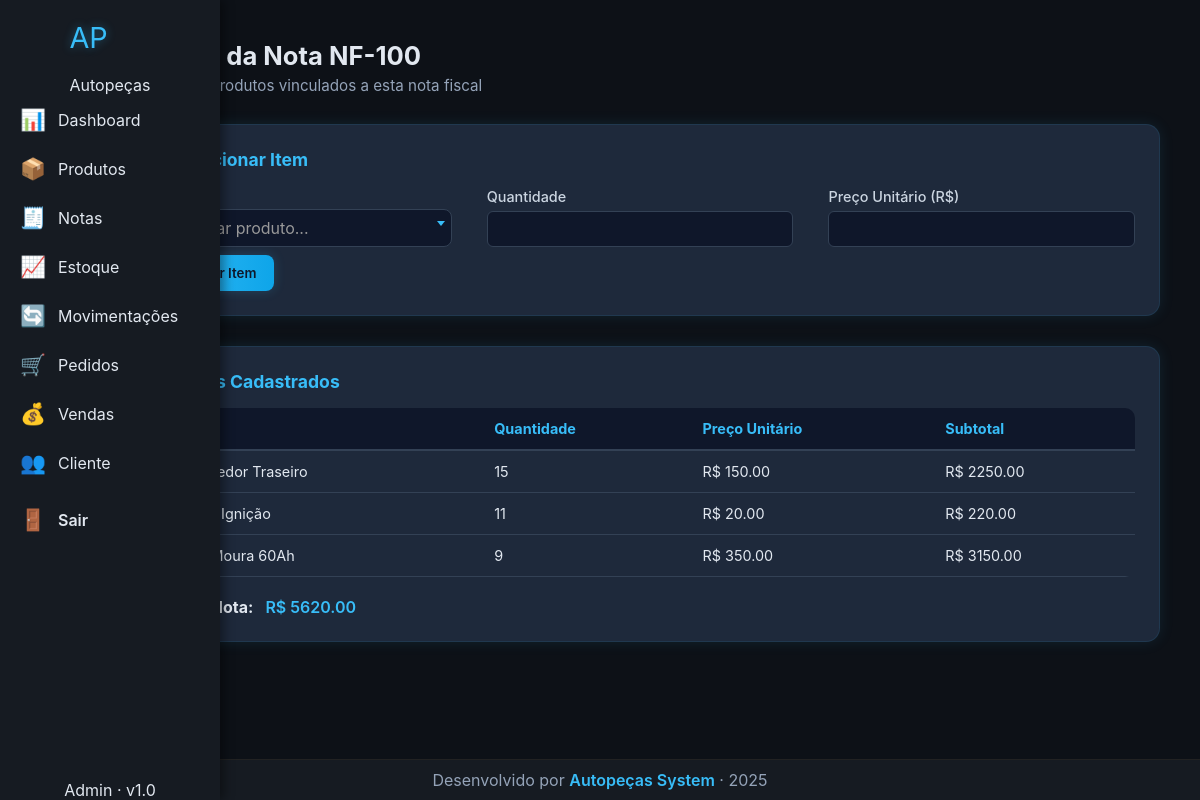
Screenshot of /itens/1 (signed in) with the database file from the repository.
### models.py (models this page shows, shortened)
class Nota(db.Model):
    id = db.Column(db.Integer, primary_key=True)
    numero = db.Column(db.String(20), nullable=False)
    fornecedor = db.Column(db.String(100), nullable=False)
    data = db.Column(db.Date, nullable=False)
    valor_total = db.Column(db.Float, nullable=False)
    chave_acesso = db.Column(
        db.String(50), unique=True, nullable=False, default=lambda: str(uuid.uuid4())
    )
    itens = db.relationship("ItemNota", backref="nota", lazy=True)

class ItemNota(db.Model):
    id = db.Column(db.Integer, primary_key=True)
    nota_id = db.Column(db.Integer, db.ForeignKey("nota.id"), nullable=False)
    produto_id = db.Column(db.Integer, db.ForeignKey("produto.id"), nullable=False)
    quantidade = db.Column(db.Integer, nullable=False)
    preco_unitario = db.Column(db.Float, nullable=False)
    subTotal = db.Column(db.Float, nullable=False)

class Produto(db.Model):
    id = db.Column(db.Integer, primary_key=True)
    codigo = db.Column(db.String(20), nullable=False)
    descricao = db.Column(db.String(100), nullable=False)
    marca = db.Column(db.String(50))
    aplicacao = db.Column(db.String(100))
    preco_compra = db.Column(db.Float, nullable=False)
    preco_venda = db.Column(db.Float, nullable=False)
    estoque_atual = db.Column(db.Integer, default=0)
    itens = db.relationship("ItemNota", backref="produto", lazy=True)
    movimentacoes = db.relationship("Movimentacao", backref="produto", lazy=True)

### app.py (the view, shortened to what this page needs)
@app.route("/itens/<int:nota_id>", methods=["GET", "POST"])
@login_required
def itens_nota(nota_id):
    nota = Nota.query.get_or_404(nota_id)
    produtos = Produto.query.all()
    itens = ItemNota.query.filter_by(nota_id=nota.id).all()
    return render_template("pages/notas/itens.html", nota=nota, produtos=produtos, itens=itens)

### app.py (called while the page is built)
@app.context_processor
def inject_globals():
    return {
        "current_year": datetime.now().year,
        "user": session.get("user"),
    }

def login_required(f):
    @wraps(f)
    def decorated(*args, **kwargs):
        if "user" not in session:
            return redirect(url_for("login"))
        return f(*args, **kwargs)
    return decorated

### templates/pages/notas/itens.html (shortened to what this page needs)
{% extends 'base.html' %}
{% set css = 'forms.css' %}
{% set script = 'itens_nota.js' %}
{% block content %}
<header class="page-header">
  <h1>📦 Itens da Nota {{ nota.numero }}</h1>
  <div class="muted">Gerencie os produtos vinculados a esta nota fiscal</div>
</header>
<div class="page-content">
  <section class="section">
    <h3>🧾 Adicionar Item</h3>
    <form method="POST" id="form-item" class="modern-form">
      <div class="form-grid">
        <div class="form-group">
          <label>Produto</label>
        </div>
        <div class="form-group">
          <label>Quantidade</label>
          <input type="number" name="quantidade" min="1" required>
        </div>
        <div class="form-group">
          <label>Preço Unitário (R$)</label>
          <input type="number" step="0.01" name="preco_unitario" id="preco_unitario" readonly
            style="background:#0f172a;color:#94a3b8;" required>
        </div>
      </div>
      <div class="form-actions">
        <button type="submit" class="btn-primary">Adicionar Item</button>
      </div>
    </form>
  </section>
  <section class="section">
    <h3>📋 Itens Cadastrados</h3>
    <table class="modern-table">
      <thead>
        <tr>
          <th>Produto</th>
          <th>Quantidade</th>
          <th>Preço Unitário</th>
          <th>Subtotal</th>
        </tr>
      </thead>
      <tbody>
        {% for item in itens %}
        <tr>
          <td>{{ item.produto.descricao }}</td>
          <td>{{ item.quantidade }}</td>
          <td>R$ {{ "%.2f"|format(item.preco_unitario) }}</td>
          <td>R$ {{ "%.2f"|format(item.subTotal) }}</td>
        </tr>
        {% else %}
        <tr>
          <td colspan="4" style="text-align:center;color:#94a3b8;">Nenhum item cadastrado.</td>
        </tr>
        {% endfor %}
      </tbody>
    </table>
    <p class="total-nota">
      <b>Total da Nota:</b>
      <span>R$ {{ "%.2f"|format(nota.valor_total) }}</span>
    </p>
  </section>
</div>
{% endblock %}

### static/css/style.css (style rules this page uses)
:root { --bg: #0d1117; --sidebar: #161b22; --card: #1e2632; --primary: #38bdf8; --text: #e2e8f0; --muted: #94a3b8; --glow: 0 0 10px rgba(56, 189, 248, 0.4); --radius: 12px; }
* { box-sizing: border-box; margin: 0; padding: 0; font-family: "Inter", sans-serif; }
body { background-color: var(--bg); color: var(--text); display: flex; flex-direction: column; min-height: 100vh; }

### static/css/forms.css (style rules this page uses)
.page-header { margin-bottom: 1.8rem; }
.page-header h1 { font-size: 1.6rem; color: #e2e8f0; margin-bottom: 0.3rem; }
.page-header .muted { color: #94a3b8; font-size: 0.95rem; }
.form-grid { display: grid; grid-template-columns: repeat(auto-fit, minmax(240px, 1fr)); gap: 1.5rem 2.2rem; align-items: end; }
.form-group { display: flex; flex-direction: column; }
.form-group label { margin-bottom: 6px; color: #cbd5e1; font-size: 0.9rem; font-weight: 500; }
.form-group input, .form-group select { height: 36px; padding: 6px 10px; border-radius: 6px; border: 1px solid #334155; background: #0f172a; color: #e2e8f0; font-size: 0.9rem; transition: all 0.2s ease; }
.btn-primary { background: linear-gradient(90deg, #38bdf8, #0ea5e9); color: #0f172a; padding: 10px 18px; border: none; border-radius: 8px; font-weight: 600; cursor: pointer; transition: all 0.3s ease; box-shadow: 0 0 12px rgba(56, 189, 248, 0.2); margin-top: 8px; }
.data-table, .modern-table { width: 100%; border-collapse: collapse; color: #e2e8f0; font-size: 0.9rem; border-radius: 10px; overflow: hidden; }
.data-table th, .modern-table th { background: #0f172a; color: #38bdf8; text-align: left; padding: 12px 14px; border-bottom: 2px solid #334155; }
.data-table td, .modern-table td { padding: 12px 14px; border-bottom: 1px solid #334155; }
.section { background: #1e293b; padding: 1.5rem; border-radius: 14px; box-shadow: 0 0 15px rgba(56, 189, 248, 0.1); border: 1px solid rgba(56, 189, 248, 0.1); }
.section h3 { margin-bottom: 1rem; font-size: 1.1rem; color: #38bdf8; border-left: 4px solid #38bdf8; padding-left: 8px; }
.section + .section { margin-top: 30px; }
.total-nota { margin-top: 20px; font-weight: 600; display: block; }
.total-nota span { color: #38bdf8; margin-left: 8px; }

### rows the page displays
Nota: numero "NF-100", valor_total "5620.00"
ItemNota: produto.descricao "Amortecedor Traseiro", quantidade "15", preco_unitario "150.00", subTotal "2250.00"
ItemNota: produto.descricao "Velas de Ignição", quantidade "11", preco_unitario "20.00", subTotal "220.00"
ItemNota: produto.descricao "Bateria Moura 60Ah", quantidade "9", preco_unitario "350.00", subTotal "3150.00"
